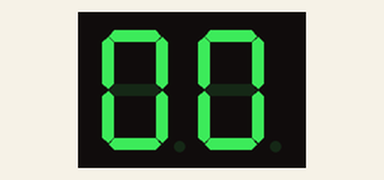
This sketch was run on a simulated Arduino Uno, built with avr-gcc and run on an emulated ATmega328P. Shown: 2-digit seven-segment display. Wiring (inferred from the names in the program): 2-digit 7-segment display, segments lit when HIGH: segments pin 2, pin 3, pin 4, pin 5, pin 6, pin 7, pin 8; digit selects pin 12, pin 13. The segment pins are drawn as the display they are named for.

Above: at 0.21 s.
At 5.63 s:
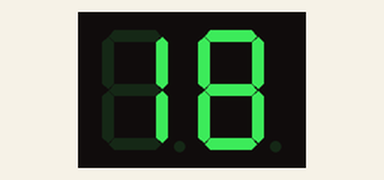
At 9.86 s:
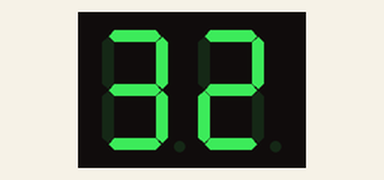
At 19.79 s:
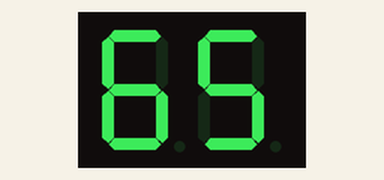
At 29.73 s:
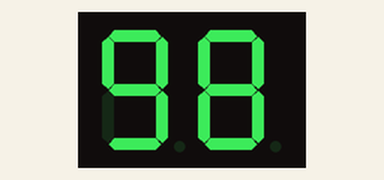
At 39.66 s:
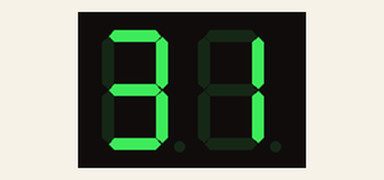

The sketch:

sketch_5-6.ino
```cpp
/*ERROR
 *
 /// Numbers for 7-segment (a b c d e f g dp)
// Common Cathode
byte Numbers[10] = {
  0b11111100, // 0
  0b01100000, // 1
  0b11011010, // 2
  0b11110010, // 3
  0b01100110, // 4
  0b10110110, // 5
  0b10111110, // 6
  0b11100100, // 7
  0b11111110, // 8
  0b11110110  // 9
};

// Segment pins: a b c d e f g
int segPins[7] = {2, 3, 4, 5, 6, 7, 8};

// Number of digits
int digNum = 2;

// Digit control pins (left, right)
int digPin[] = {12, 13};

void displayDigit(int x, int d) {
  int value = Numbers[x];
  boolean segSet = LOW;

  // Turn off all digits first
  digitalWrite(digPin[0], LOW);
  digitalWrite(digPin[1], LOW);

  // Set segments a–g
  for (int led = 0; led < 7; led++) {
    if (value & 0x02)
      segSet = HIGH;
    else
      segSet = LOW;

    digitalWrite(10 - segPins[led], segSet);
    value >>= 1;
  }

  // Turn on selected digit
  digitalWrite(digPin[d], HIGH);
}

void displayNumber(int n) {
  if (n == 0) {
    displayDigit(0, 0);
  } else {
    for (int i = 0; i < digNum; i++) {
      if (n > 0) {
        displayDigit(n % 10, i);
        n = n / 10;
      }
    }
    delay(10); // multiplexing delay
  }
}

void setup() {
  // Segment pins
  for (int i = 0; i < 8; i++) {
    pinMode(segPins[i], OUTPUT);
  }

  // Digit pins
  for (int j = 0; j < digNum; j++) {
    pinMode(digPin[j], OUTPUT);
  }
}

void loop() {
  // Display 00 ~ 99
  for (int i = 0; i < 1000; i++) {
    displayNumber(i / 10);
  }
}*/
// Numbers for 7-segment (a b c d e f g dp)
// Common Cathode
byte Numbers[10] = {
  0b11111100, // 0
  0b01100000, // 1
  0b11011010, // 2
  0b11110010, // 3
  0b01100110, // 4
  0b10110110, // 5
  0b10111110, // 6
  0b11100100, // 7
  0b11111110, // 8
  0b11110110  // 9
};

// Segment pins: a b c d e f g
int segPins[7] = {2, 3, 4, 5, 6, 7, 8};

// Number of digits
int digNum = 2;

// Digit control pins (left, right)
int digPin[] = {12, 13};

void displayDigit(int x, int d) {
  int value = Numbers[x];

  // 🔴 SỬA 1: tắt cả 2 digit đúng logic CC (OFF = HIGH)
  digitalWrite(digPin[0], HIGH);
  digitalWrite(digPin[1], HIGH);

  // Set segments a–g (GIỮ NGUYÊN CÁCH SÁCH)
  for (int led = 0; led < 7; led++) {
    if (value & 0x02)
      digitalWrite(10 - segPins[led], HIGH);
    else
      digitalWrite(10 - segPins[led], LOW);

    value >>= 1;
  }

  // 🔴 SỬA 2: bật digit đúng logic CC (ON = LOW)
  digitalWrite(digPin[d], LOW);
}

void displayNumber(int n) {

  // đơn vị
  displayDigit(n % 10, 1);
  delay(2);     // 🔴 SỬA 3: delay nhỏ (quét nhanh)

  // chục
  displayDigit(n / 10, 0);
  delay(2);
}

void setup() {
  for (int i = 0; i < 7; i++) {
    pinMode(segPins[i], OUTPUT);
  }
  for (int j = 0; j < digNum; j++) {
    pinMode(digPin[j], OUTPUT);
  }
}

void loop() {
  static int num = 0;
  static unsigned long lastTime = 0;

  // tăng số chậm, dễ nhìn
  if (millis() - lastTime >= 300) {
    num++;
    if (num > 99) num = 0;
    lastTime = millis();
  }

  // luôn luôn quét hiển thị
  displayNumber(num);
}
```
